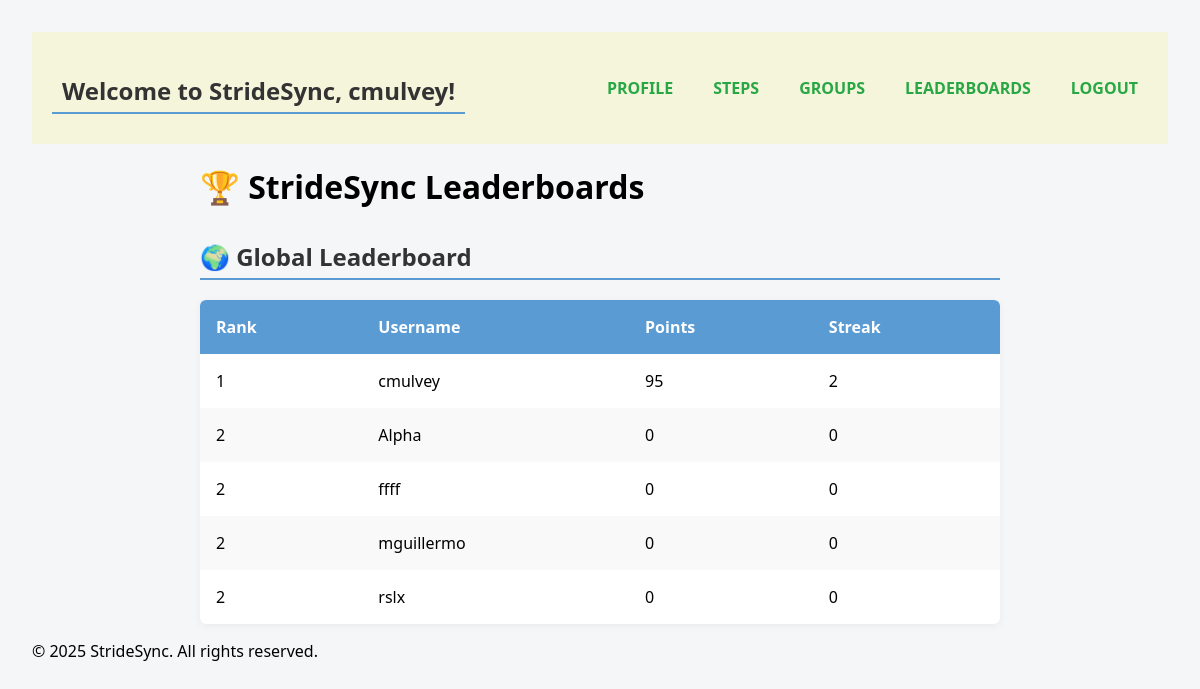
Page /leaderboards/ (signed in) on the committed database.
### stridesyncapp/models.py (models this page shows)
class User(AbstractUser):
    is_admin = models.BooleanField(default=False)
    step_goal = models.PositiveIntegerField(default=10000)
    date_joined = models.DateTimeField(default=timezone.now)
    last_login = models.DateTimeField(null=True, blank=True)

### stridesyncapp/views.py (the view)
# urls.py: path('leaderboards/', views.leaderboards, name='leaderboards'),
@login_required
def leaderboards(request):
    global_top = get_global_leaderboard(limit=10)
    first_membership = request.user.group_memberships.select_related('group').first()
    group_top = []
    group_name = None
    if first_membership:
        group_name = first_membership.group.name
        group_top = get_group_leaderboard(first_membership.group.id)
    return render(request, "stridesyncapp/leaderboards.html", {
        "global_top": global_top,
        "group_top": group_top,
        "group_name": group_name,
    })

### stridesyncapp/utils.py (called while the page is built)
def _dense_rank_users(qs, points_attr='points_val', streak_attr='streak_val'):
    ranked = []
    last_points = None
    rank = 0
    for idx, u in enumerate(qs, start=1):
        pts = getattr(u, points_attr)
        if pts != last_points:
            rank = idx
            last_points = pts
        ranked.append({
            "rank": rank,
            "user_id": u.id,
            "username": u.username,
            "points": pts,
            "streak": getattr(u, streak_attr, 0),
        })
    return ranked

def get_global_leaderboard(limit=10):
    qs = (
        User.objects.filter(is_active=True)
        .annotate(
            points_val=Coalesce(F('points__current_points'), Value(0)),
            streak_val=Coalesce(F('streak__current_streak'), Value(0)),
        )
        .order_by('-points_val', '-streak_val', 'username')[:limit]
    )
    return _dense_rank_users(qs)

### stridesyncapp/templates/stridesyncapp/leaderboards.html (shortened to what this page needs)
{% extends "stridesyncapp/base.html" %}
{% block content %}
    <!DOCTYPE html>
<html>
<head>
</head>
<body>
<div class="container">
    <h1>🏆 StrideSync Leaderboards</h1>
    <h2>🌍 Global Leaderboard</h2>
    <table>
        <thead>
            <tr>
                <th>Rank</th>
                <th>Username</th>
                <th>Points</th>
                <th>Streak</th>
            </tr>
        </thead>
        <tbody>
            {% for user in global_top %}
            <tr>
                <td>{{ user.rank }}</td>
                <td>{{ user.username }}</td>
                <td>{{ user.points }}</td>
                <td>{{ user.streak }}</td>
            </tr>
            {% empty %}
            <tr><td colspan="4">No users found.</td></tr>
            {% endfor %}
        </tbody>
    </table>
</div>
</body>
</html>
{% endblock %}

### stridesyncapp/templates/stridesyncapp/base.html (shortened to what this page needs)
{% load static %}
<!DOCTYPE html>
<html lang="en">
    <head>
    </head>
    <body>
        <header>
            <div style="display: flex; align-items: center; gap: 20px;">
                <h2><a href="{% url 'home' %}">Welcome to StrideSync, {{ request.user.username }}!</a></h2>
            </div>
            <div style="display: flex; align-items: center;">
                <nav>
                    <ul>
                        <li><a href="{% url 'profile' %}">PROFILE</a></li>
                        <li><a href="{% url 'steps' %}">STEPS</a></li>
                        <li><a href="{% url 'group_list' %}">GROUPS</a></li>
                        <li><a href="{% url 'leaderboards' %}">LEADERBOARDS</a></li>
                        <li><a href="{% url 'logout' %}">LOGOUT</a></li>
                    </ul>
                </nav>
            </div>
        </header>
        <main>
            {% block content %}{% endblock %}
        </main>
        <footer>
            <p>&copy; 2025 StrideSync. All rights reserved.</p>
        </footer>
    </body>
</html>

### stridesyncapp/templates/stridesyncapp/base.html (style rules this page uses)
a { text-decoration: none; color: inherit; padding: 10px; }
header { background-color: #f5f5dc; color: #28a745; padding: 10px 20px; display: flex; align-items: center; justify-content: space-between; }
ul { list-style: none; display: flex; gap: 20px; padding: 0; margin: 0; font-weight: bold; }

### stridesyncapp/templates/stridesyncapp/leaderboards.html (style rules this page uses)
body { font-family: "Segoe UI", sans-serif; background: #f4f6f8; margin: 0; padding: 2rem; }
h2 { color: #333; margin-top: 2rem; border-bottom: 2px solid #5a9bd4; padding-bottom: 0.3rem; }
table { width: 100%; border-collapse: collapse; margin-top: 1rem; background: white; box-shadow: 0 2px 8px rgba(0, 0, 0, 0.05); border-radius: 6px; overflow: hidden; }
th, td { padding: 1rem; text-align: left; }
th { background-color: #5a9bd4; color: white; font-weight: 600; }
tr:nth-child(even) { background-color: #f9f9f9; }
.container { max-width: 800px; margin: 0 auto; }

### rows in the picture
User: user.username "cmulvey", username "cmulvey"
User: username "Alpha"
User: username "ffff"
User: username "mguillermo"
User: username "rslx"

### other values in the picture
{{ user.rank }} "1" "2" "2" "2" "2"
{{ user.points }} "95" "0" "0" "0" "0"
{{ user.streak }} "2" "0" "0" "0" "0"
